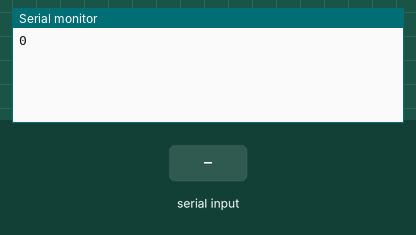
Recording of a sketch running on a simulated Arduino Uno, built with avr-gcc and run on an emulated ATmega328P. Shown: the last lines printed to the serial monitor. The test bench sets the inputs (shaded band).

Above: at 1.2 s.
1.3 s: "1" received over Serial
At 2.7 s:
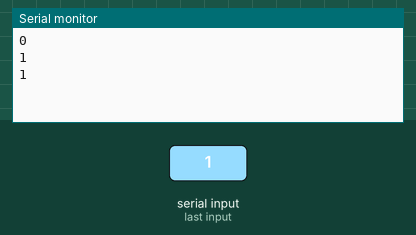
2.8 s: "2" received over Serial
At 4.6 s:
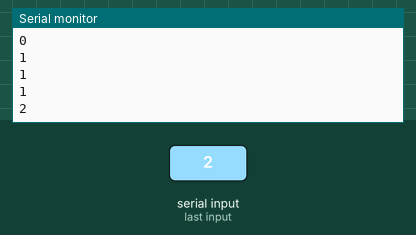
Timing chart, 0 to 6.1 s (numbered marks = the images above; inputs shaded):
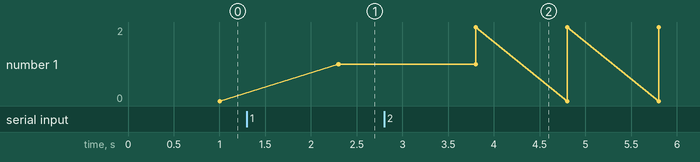

Measured:
- after the input at 1.3 s, the serial monitor: prints a new line after 1.0 s (image 1)
- after the input at 2.8 s, the serial monitor: prints a new line after 1.0 s (image 2)
- plotted number 1: 0 → 1 after the input at 1.3 s, 1 → 2 after the input at 2.8 s

The sketch:

Serial.readBytes.ino
```cpp
char miarray[30];
byte bytesleidos;
void setup(){
Serial.begin(9600);
}
void loop(){
bytesleidos=Serial.readBytes(miarray,20);
Serial.println(bytesleidos);
Serial.println(miarray);
}
```
